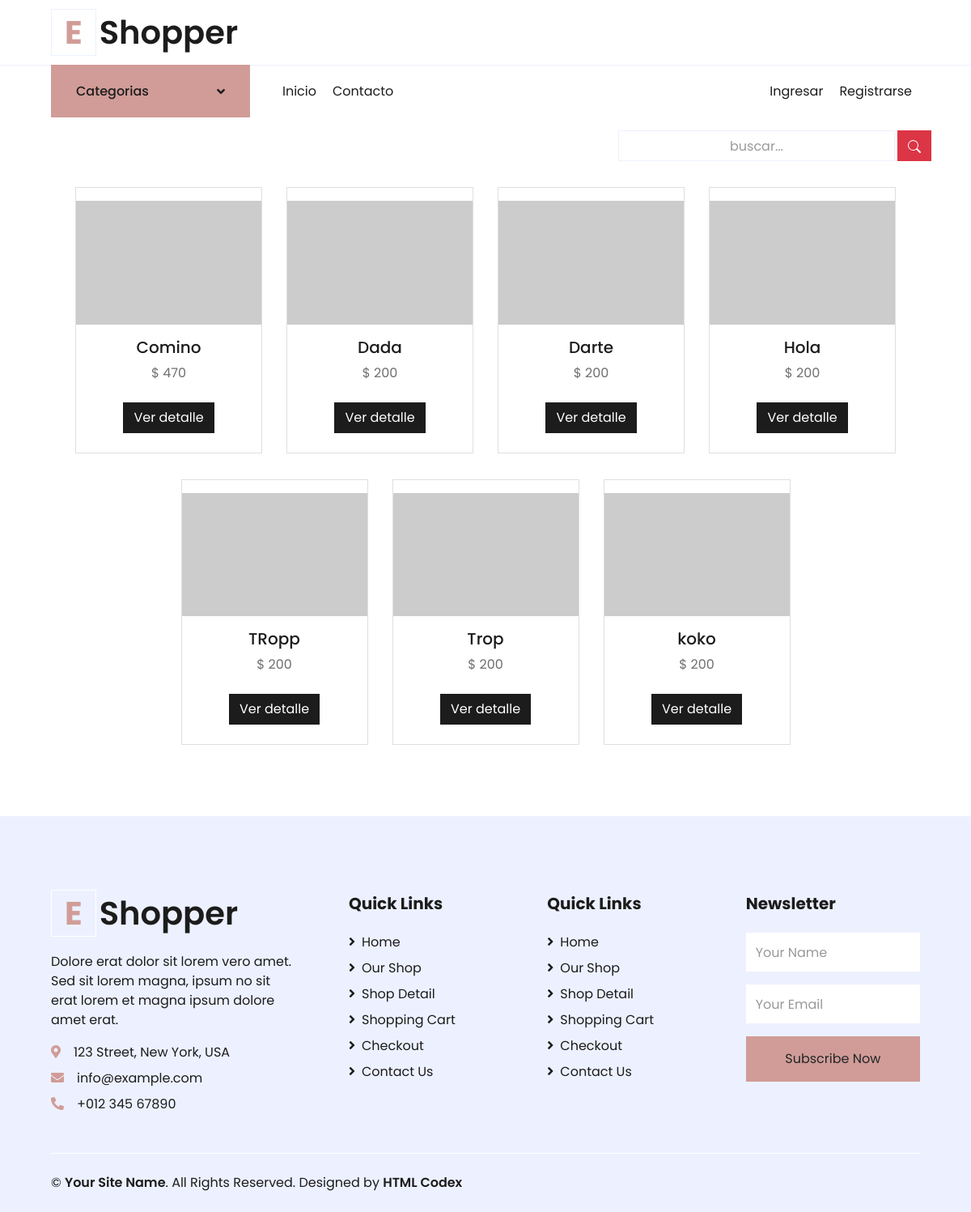
The app's page /, older data.
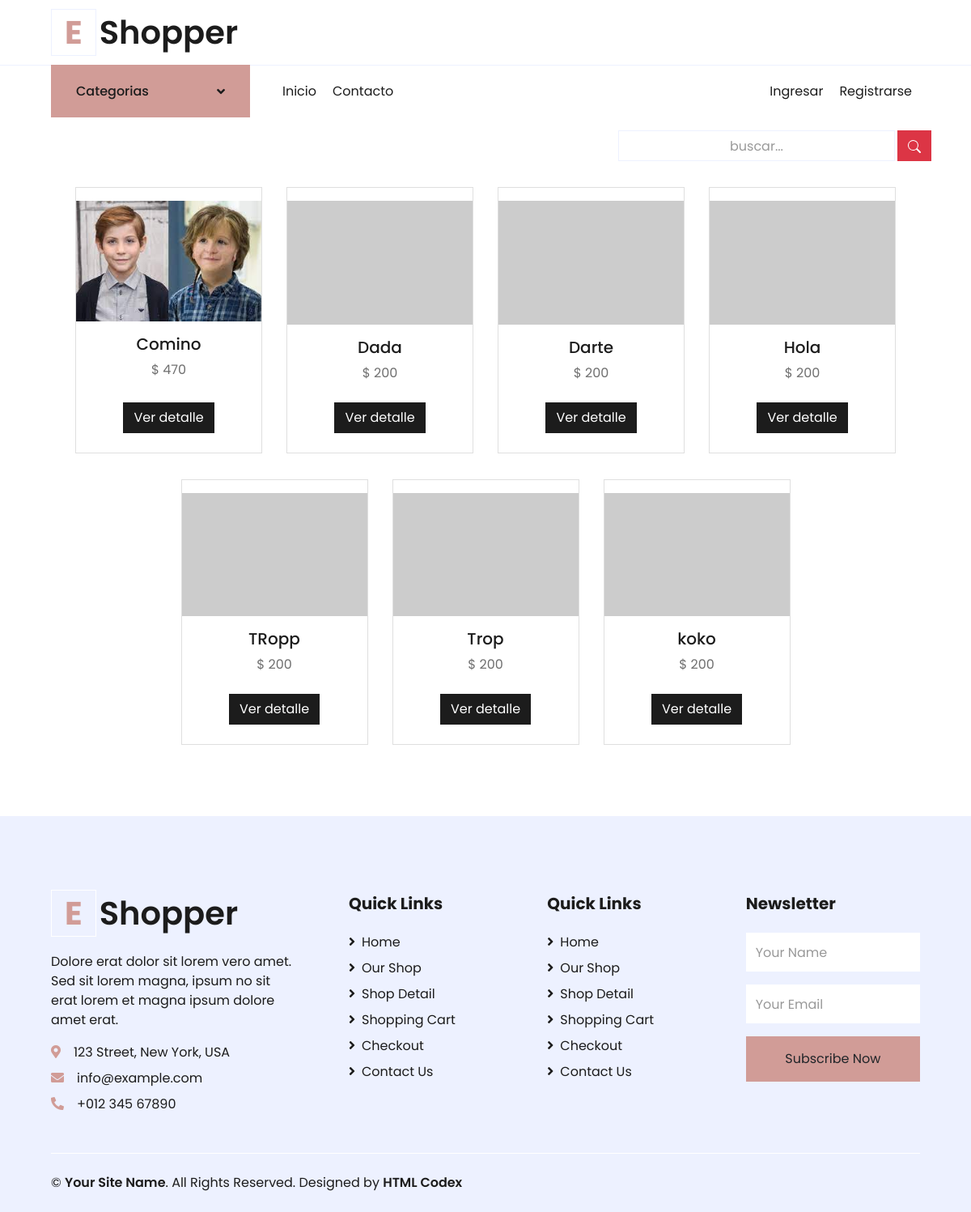
The same page, newer data.
### DistribuidoraApp/models.py (models this page shows, shortened)
class Productos(models.Model):
    nombre = models.CharField(max_length=100)
    imagen = models.ImageField(upload_to='imgproductos/%Y/%m/%d', blank=True)
    descripcion = models.CharField(max_length=500)
    precio = models.IntegerField()
    stock = models.IntegerField(null=True, default=0)
    categoria = models.ForeignKey(Categorias, on_delete=models.PROTECT)
    oferta = models.BooleanField(default=False)
    class Meta:
        db_table = 'productos'
        verbose_name = 'Producto'
        verbose_name_plural = 'Productos'
        ordering = ['id']

### DistribuidoraApp/views.py (the view)
# urls.py: path('', inicio, name="inicio"),
def inicio(request):
    busqueda = request.POST.get("buscador")
    product_list = Productos.objects.order_by('nombre')
    page = request.GET.get('page', 1)
    if busqueda:
        product_list = Productos.objects.filter(
            Q(nombre__icontains = busqueda) |
            Q(descripcion__icontains = busqueda)
        ).distinct()
    try:
        paginator = Paginator(product_list, 12)
        product_list = paginator.page(page)
    except:
        raise Http404
    data = {'entity': product_list,
            'paginator': paginator
    }
    return render(request, 'DistribuidoraApp/index.html', data)

### DistribuidoraApp/context_processors.py (called while the page is built)
def extras(request):
	lista_categorias = Categorias.objects.all().order_by('nombre')
	return {'categorias':lista_categorias}

def importe_total_carro(request):
	total=0
	if request.user.is_authenticated:
		if "carro" in request.session:
			for key, value in request.session["carro"].items():
				total= total + int(value["precio"])
	return {"importe_total_carro":total}

### DistribuidoraApp/templates/DistribuidoraApp/index.html (shortened to what this page needs)
{% extends 'DistribuidoraApp/base.html' %}
{% load static %}
{% block contenidoPagina %}
<div class="min-vh-100 d-flex flex-colum pb-3">
    <div class="container">
        <div class="pt-3">
            <form class="d-flex d-md-inlne-block form-inline justify-content-end" method="POST" action="">
                <div class="input-group">
                    <input type="text" class="form-control bg-light border-1 small text-center" name="buscador" placeholder="buscar..." value="{{ request.POST.buscador }}">
                    <div class="input-group-append">
                        <button class="btn btn-danger mx-1" type="submit">
                </button>
                    </div>
                </div>
            </form>
        </div>
        <section class="py-2">
            <div class="container px-4 px-lg-5 mt-2 animate__animated animate__fadeIn animate__delay-0.3s">
                <div class="row gx-4 gx-lg-5 row-cols-2 row-cols-md-3 row-cols-xl-4 justify-content-center">
                    {% if entity %} {% for producto in entity %}
                    <div class="col my-3">
                        <div class="card h-100 text-center py-3">
                            {% if producto.imagen %}
                            <img class="mx-auto d-block img-fluid" src="{{ producto.imagen.url }}" alt="producto" width="450px" /> {% else %}
                            <img class="card-img-top" src="https://dummyimage.com/450x300/dee2e6/6c757d.jpg" alt="sinImagen" /> {% endif %}
                            {% load humanize %}
                            <div class="card-body p-3">
                                <div class="text-center">
                                    <h5 class="fw-bolder">{{ producto.nombre }}</h5>
                                    $ {{ producto.precio | intcomma }}
                                </div>
                            </div>
                            <div class="card-footer p-2 pt-2 border-top-0 bg-transparent">
                                <div class="text-center">
                                    <a class="btn btn-dark mt-auto" href="{% url 'detalleProducto' producto.id %}">Ver detalle</a>
                                </div>
                            </div>
                        </div>
                    </div>
                    {% endfor %} {% else %}
                    <div class="text-center text-warning">
                        <h3> No se encontraron Productos!!</h3>
                    </div>
                    {% endif %}
                </div>
            </div>
        </section>
    </div>
</div>
{% endblock %}

Row changes from the older to the newer data that the page shows:
changed Productos "Comino": imagen: picture added
